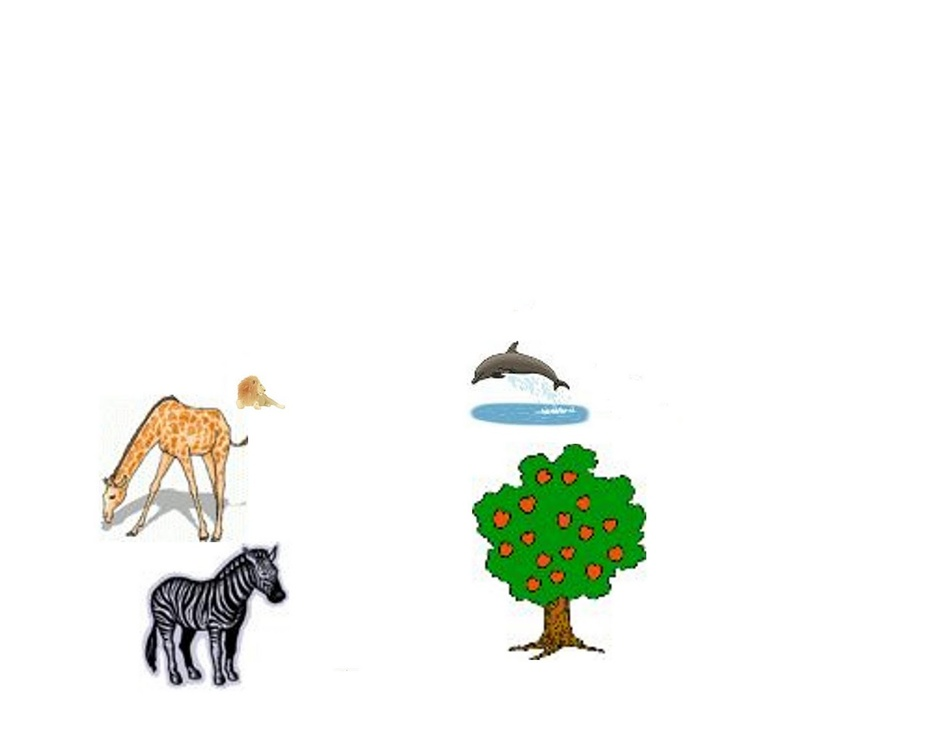
#> input picture Assignment_1/input_images/Sample_Image.jpg, 945 x 746 px, shrunk from 1600 x 1263 before the run
$ python q7.py ../input_images/Sample_Image.jpg 5
#> lines starting #> are read from the running program, lines starting #| are printed output that depends on the picture
from sys import argv
from collections import Counter
import numpy as np
import matplotlib.pyplot as plt
import cv2

image = cv2.imread(argv[1], 0)
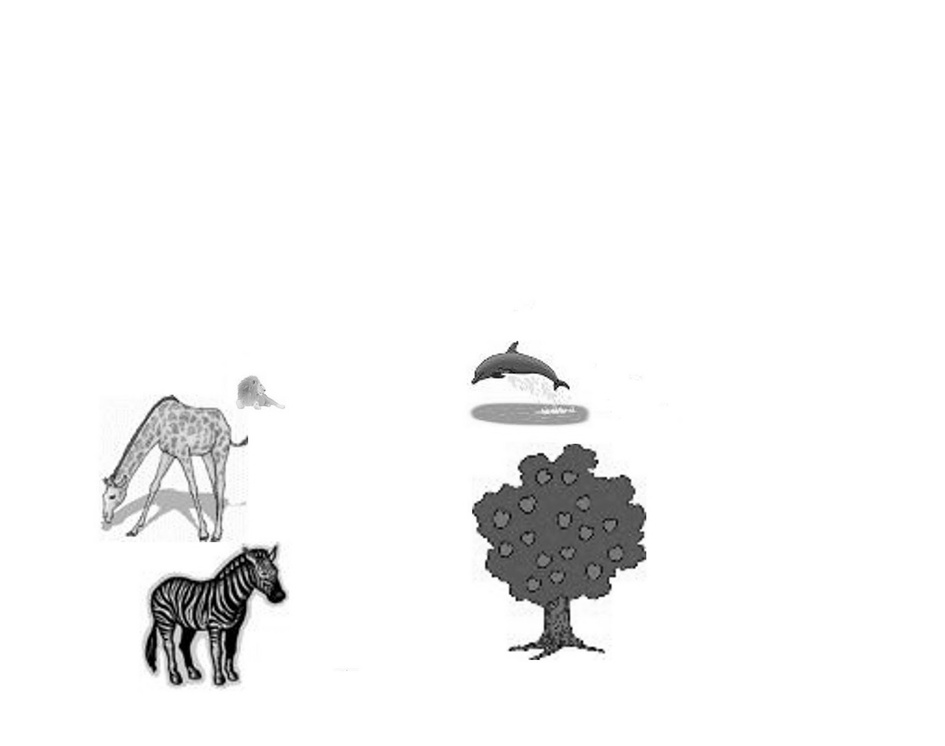
#> image: shape (746, 945); min 0, max 255, mean 244.8

def k_dominant_intensities(image, k=1):
#> called with k = 5
    histogram_data = np.array(sorted([(v, k) for (k, v) in Counter(image.flatten()).items()]))
#> histogram_data = 256 pairs, first value 73 to 620155, second value 0 to 255
    return np.array(histogram_data[-k:][::-1])

info = k_dominant_intensities(image, int(argv[2]))
#> info = [[620155, 255], [8034, 254], [5498, 253], [4504, 252], [3636, 251]]

dominant_intensity = info[0][1]
#> dominant_intensity = 255
# dominant_intensity = info[len(info)-1][1]

k_top_intensities = np.array([j for (i,j) in info])
#> k_top_intensities = [255, 254, 253, 252, 251]

figure = plt.figure()

plt.subplot(1, 3, 1)
plt.imshow(image, cmap='gray')

plt.subplot(1, 3, 2)
plt.imshow([[dominant_intensity]], cmap='gray', vmin=0, vmax=255)

plt.subplot(1, 3, 3)
plt.imshow([k_top_intensities], cmap='gray', vmin=0, vmax=255)

plt.show()
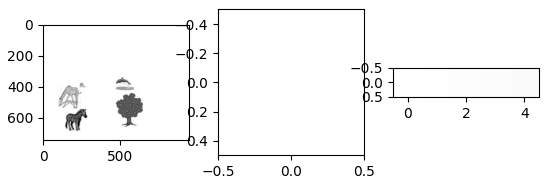
#> figure drawn by matplotlib, 3 panels
